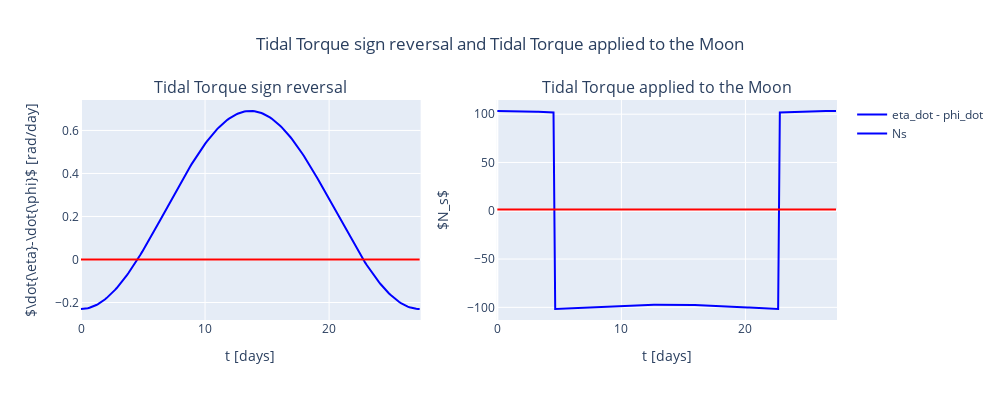

The cell this chart's notebook holds for it:
### Markdown cell above
<blockquote><b>NOTE:</b> The next code shows an interactive version of the previous plot. If you want to visualize it then you must have to run the notebook due the lack of Plotly previewing that GitHub has.</blockquote>

### Code cell
fig = make_subplots(rows=1, cols=2, 
                    subplot_titles=('Tidal Torque sign reversal', 
                                    'Tidal Torque applied to the Moon'))

# Tidal Torque sign reversal Plot
fig.add_trace(go.Scatter(x=t, y=sign_reversal, name='eta_dot - phi_dot', line=dict(color='blue')), row=1, col=1)
fig.add_shape(type='line', x0=t[0], y0=0, x1=t[-1], 
              y1=0, line=dict(color='red', width=2), row=1, col=1)

# Tidal Torque applied to the Moon Plot
fig.add_trace(go.Scatter(x=t, y=Ns, name='Ns', line=dict(color='blue')), row=1, col=2)
fig.add_shape(type='line', x0=t[0], y0=Mean_Ns, x1=t[-1], 
              y1=Mean_Ns, line=dict(color='red', width=2), row=1, col=2)

# Update subplot layout
fig.update_xaxes(title_text='t [days]', row=1, col=1)
fig.update_yaxes(title_text='$\dot{\eta}-\dot{\phi}$ [rad/day]', row=1, col=1)
fig.update_xaxes(title_text='t [days]', row=1, col=2)
fig.update_yaxes(title_text='$N_s$', row=1, col=2)

fig.update_layout(title='Tidal Torque sign reversal and Tidal Torque applied to the Moon', 
                  title_x=0.5, height=400, width=1000)
fig.show()

### Figure 1 — Plotly figure (JSON) as saved in the notebook; plotly's stock layout.template omitted (floating-point values rounded to 4 significant figures; data arrays with more than 128 entries replaced by an {"elided": "..."} marker saying what was removed)
{"data": [{"line": {"color": "blue"}, "name": "eta_dot - phi_dot", "type": "scatter", "x": {"elided": "200 float values"}, "xaxis": "x", "y": {"elided": "200 float values"}, "yaxis": "y"}, {"line": {"color": "blue"}, "name": "Ns", "type": "scatter", "x": {"elided": "200 float values"}, "xaxis": "x2", "y": {"elided": "200 float values"}, "yaxis": "y2"}], "layout": {"annotations": [{"font": {"size": 16}, "showarrow": false, "text": "Tidal Torque sign reversal", "x": 0.225, "xanchor": "center", "xref": "paper", "y": 1, "yanchor": "bottom", "yref": "paper"}, {"font": {"size": 16}, "showarrow": false, "text": "Tidal Torque applied to the Moon", "x": 0.775, "xanchor": "center", "xref": "paper", "y": 1, "yanchor": "bottom", "yref": "paper"}], "height": 400, "shapes": [{"line": {"color": "red", "width": 2}, "type": "line", "x0": 0, "x1": 27.3, "xref": "x", "y0": 0, "y1": 0, "yref": "y"}, {"line": {"color": "red", "width": 2}, "type": "line", "x0": 0, "x1": 27.3, "xref": "x2", "y0": 1.276, "y1": 1.276, "yref": "y2"}], "title": {"text": "Tidal Torque sign reversal and Tidal Torque applied to the Moon", "x": 0.5}, "width": 1000, "xaxis": {"anchor": "y", "domain": [0, 0.45], "title": {"text": "t [days]"}}, "xaxis2": {"anchor": "y2", "domain": [0.55, 1], "title": {"text": "t [days]"}}, "yaxis": {"anchor": "x", "domain": [0, 1], "title": {"text": "$\\dot{\\eta}-\\dot{\\phi}$ [rad/day]"}}, "yaxis2": {"anchor": "x2", "domain": [0, 1], "title": {"text": "$N_s$"}}}}
